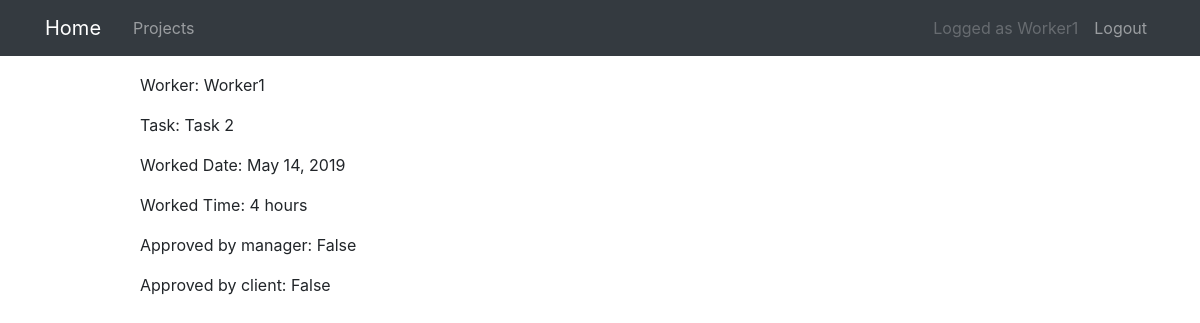
/datepoint/6/ (signed in), run on an earlier commit of the app's database.
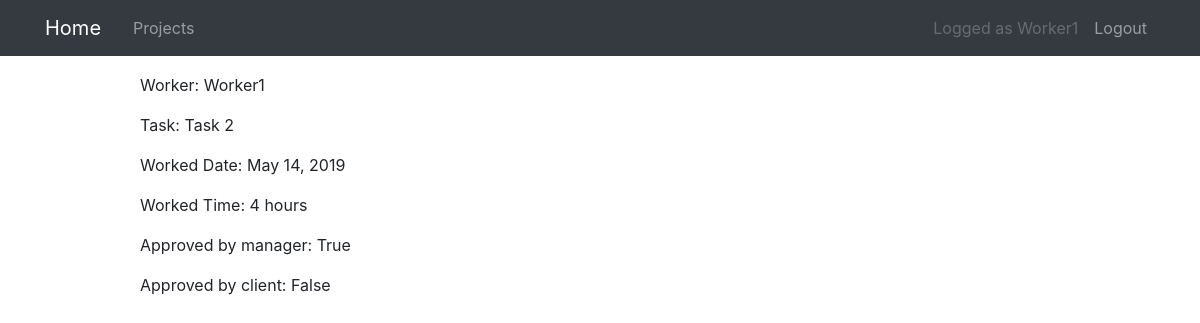
And on a later commit of the database.
### projects/models.py (models this page shows, shortened)
class DatePoint(models.Model):
    task = models.ForeignKey(Task, on_delete=models.CASCADE)
    worker = models.ForeignKey(User, on_delete=models.CASCADE)
    description = models.CharField(max_length=100, blank=True)
    url = models.URLField(blank=True)
    worked_time = models.PositiveIntegerField()
    worked_date = models.DateField()
    date_created = models.DateTimeField(auto_now=True)
    approved_manager = models.BooleanField(default=False)
    approved_client = models.BooleanField(default=False)

class Task(models.Model):
    title = models.CharField(max_length=100)
    project = models.ForeignKey(Project, on_delete=models.CASCADE)

### projects/views.py (the view)
class DatePointDetailView(
    PermissionRequiredMixin, UserCanViewDatePointDetail, DetailView
):
    model = DatePoint
    pk_url_kwarg = "datepoint_pk"
    permission_required = "projects.view_datepoint"

### projects/mixins.py (called while the page is built)
    def check_user(self, user, project_pk):
        if user.groups.count() > 0:
            if user.groups.all()[0].name == "Worker":
                queryset = Project.objects.filter(id=project_pk, worker=user)
                if queryset.count() > 0:
                    return True
            elif user.groups.all()[0].name == "Manager":
                queryset = Project.objects.filter(id=project_pk, manager=user)
                if queryset.count() > 0:
                    return True
            elif user.groups.all()[0].name == "Client":
                queryset = Project.objects.filter(id=project_pk, client=user)
                if queryset.count() > 0:
                    return True
        else:
            return False

    def test_func(self):
        datepoint_pk = self.kwargs["datepoint_pk"]
        project_pk = DatePoint.objects.filter(id=datepoint_pk)[
            0
        ].task.project.id
        user = self.request.user
        return super().check_user(user, project_pk)

### projects/templates/projects/datepoint_detail.html (shortened to what this page needs)
{% extends "projects/base.html" %}
{% block content %}
<p>Worker: {{ object.worker }} </p>
<p>Task: {{ object.task.title }} </p>
<p>Worked Date: {{ object.worked_date }} </p>
<p>Worked Time: {{ object.worked_time }} hours</p>
<p id="approved_manager">Approved by manager: {{ object.approved_manager }}</p>
<p id="approved_client">Approved by client: {{ object.approved_client }}</p>
{% endblock content %}

### projects/templates/projects/base.html (shortened to what this page needs)
{% load static %}
<!DOCTYPE html>
<html>
<head>
  <link rel="stylesheet" href="https://maxcdn.bootstrapcdn.com/bootstrap/4.0.0/css/bootstrap.min.css"
>
  <link rel="stylesheet" type="text/css" href="{% static 'projects/main.css' %}">
</head>
<body>
  <header>
    <nav class="navbar navbar-expand-md navbar-dark bg-dark">
      <div class="container">
        <a class="navbar-brand mr-4" href="{% url 'project-home' %}">Home</a>
        <div class="collapse navbar-collapse" id="navbarToggle">
          <div class="navbar-nav mr-auto">
            {% if user.is_authenticated %}
            {% if perms.projects.view_project %}
            {% if not request.user.is_staff %}
            <a class="nav-item nav-link" href="{% url 'project-list' %}">Projects</a>
            {% endif %}
            {% endif %}
            {% endif %}
          </div>
          <div class="navbar-nav">
            {% if user.is_authenticated %}
            <a class="nav-link disabled" href="#">Logged as {{ user.username }}</a>
            <a class="nav-item nav-link" href="{% url 'logout' %}">Logout</a>
            {% else %}
            <a class="nav-item nav-link" href="{% url 'login' %}">Login</a>
            {% endif %}
          </div>
        </div>
      </div>
    </nav>
  </header>
  <main class="container">
    <div class="row">
      <div class="col-1">
      </div>
      <div class="col-10">
        {% block content %}{% endblock %}
      </div>
      <div class="col-1"></div>
    </div>
  </main>
</body>
</html>

### projects/static/projects/main.css (style rules this page uses)
.navbar { margin-bottom: 2ex; }

What changed in the data, as far as the page shows it:
changed DatePoint "False": approved_manager "False" → "True"
